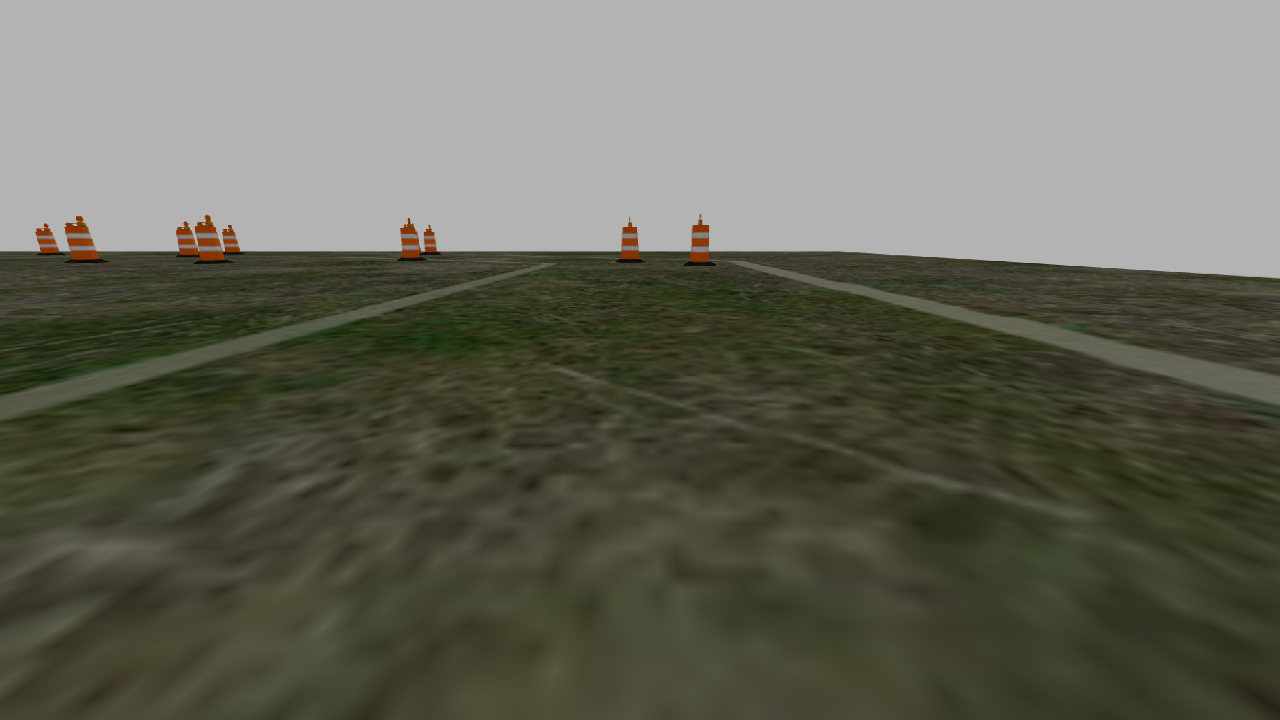
#> input picture src/ugv_bot/Scripts/test_img.png, 1280 x 720 px, found by its file name
$ python prespective_transform.py
#> lines starting #> are read from the running program, lines starting #| are printed output that depends on the picture; after the words box and inside, x2 and y2 are one past the last pixel; in counts of white or black regions, pixels touching at a corner belong together
#> further down, img is the input picture: shape (720, 1280, 4); mean B, G, R, A 92.2, 104.5, 104.5, 255
from __future__ import division, print_function
import os

import cv2
import numpy as np
import matplotlib.pyplot as plt

def rgba2rgb( rgba, background=(255,255,255) ):
#> called with background = (255, 255, 255)
    row, col, ch = rgba.shape
#> row = 720; col = 1280; ch = 4

    if ch == 3:
        return rgba

    assert ch == 4, 'RGBA image has 4 channels.'

    rgb = np.zeros( (row, col, 3), dtype='float32' )
    r, g, b, a = rgba[:,:,0], rgba[:,:,1], rgba[:,:,2], rgba[:,:,3]
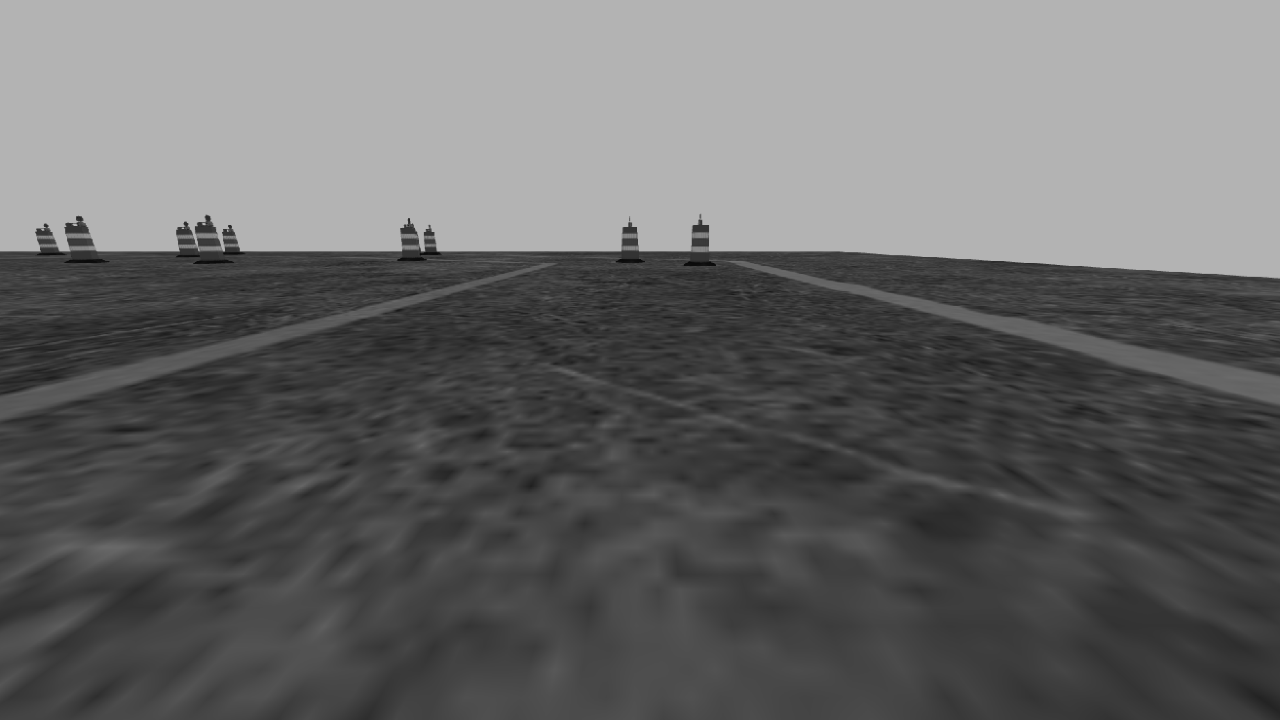
#> g: shape (720, 1280); min 10, max 179, mean 104.5
#> a: shape (720, 1280); every value is 255

    a = np.asarray( a, dtype='float32' ) / 255.0
#> a: shape (720, 1280) float32; every value is 1

    R, G, B = background

    rgb[:,:,0] = r * a + (1.0 - a) * R
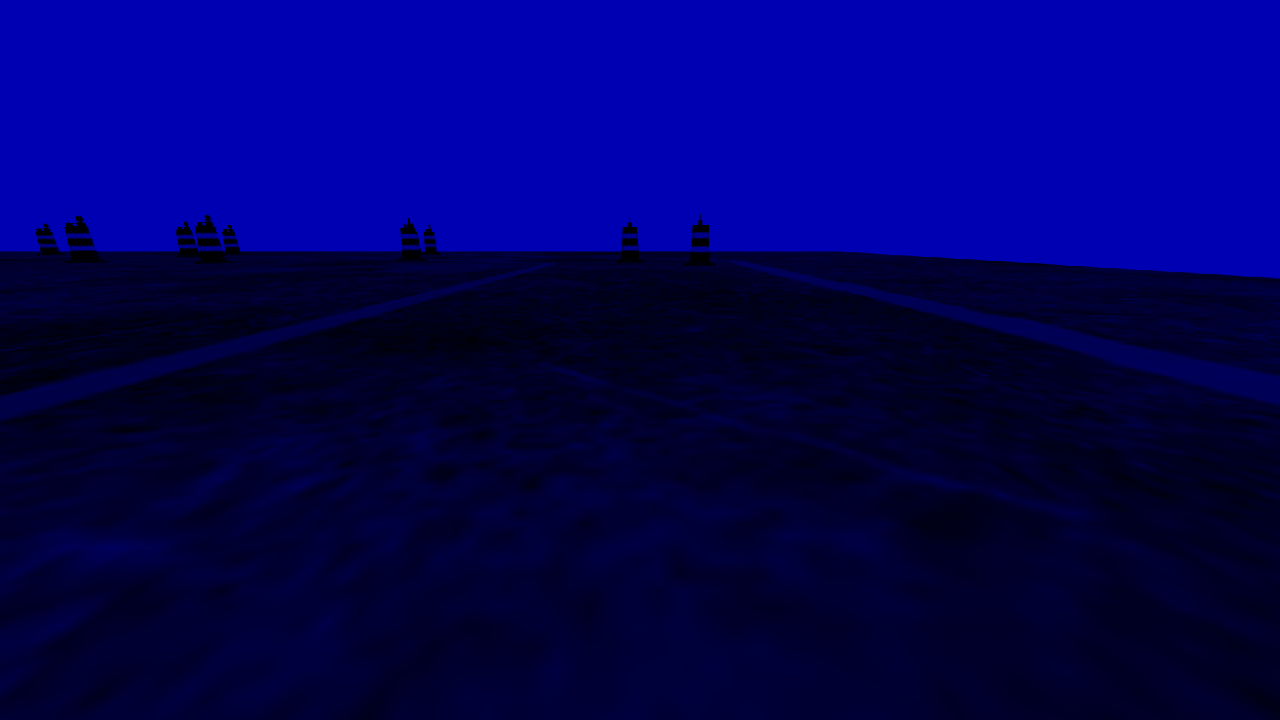
#> rgb: shape (720, 1280, 3) float32; mean of channels 0, 1, 2 92.4, 0, 0; drawn as B, G, R
    rgb[:,:,1] = g * a + (1.0 - a) * G
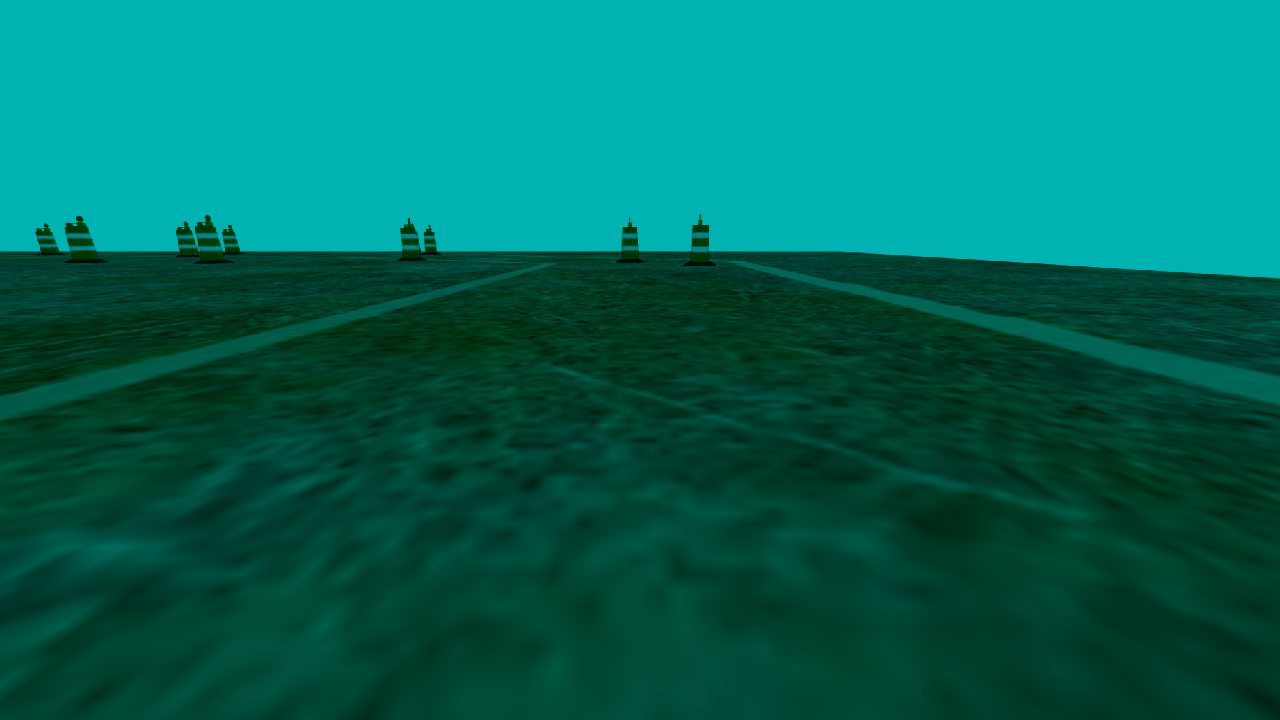
#> rgb: shape (720, 1280, 3) float32; mean of channels 0, 1, 2 92.4, 104.8, 0; drawn as B, G, R
    rgb[:,:,2] = b * a + (1.0 - a) * B

    return np.asarray( rgb, dtype='uint8' )


if __name__ == '__main__':
    img = cv2.imread(os.getcwd()+"/catkin_ws/src/ugv_bot/Scripts/test_img.png",cv2.IMREAD_UNCHANGED) # Read the test img
    img = rgba2rgb(img)

    IMAGE_H = img.shape[0]  # assuming 720
#> IMAGE_H = 720
    IMAGE_W = img.shape[1]  # assuming 1280
#> IMAGE_W = 1280

    ###########--Image--##########
    #[0,0]------->--------[W,0]
    #  |                    |
    #  ^                    v
    #  |                    |
    #[0,H]-------<-------[W,H]
    ##############################

    edges = np.array([[0, 0], [IMAGE_W, 0], [IMAGE_W, IMAGE_H], [0, IMAGE_H]])      #full image polygon

    stencil = np.zeros_like(img[:,:,0])
    polygon = np.array([[0, 275], [IMAGE_W, 275], [IMAGE_W, 400], [0, 400]])        # specify coordinates of the ROI polygon
    cv2.fillConvexPoly(stencil, polygon, 1)                                         # fill polygon with ones
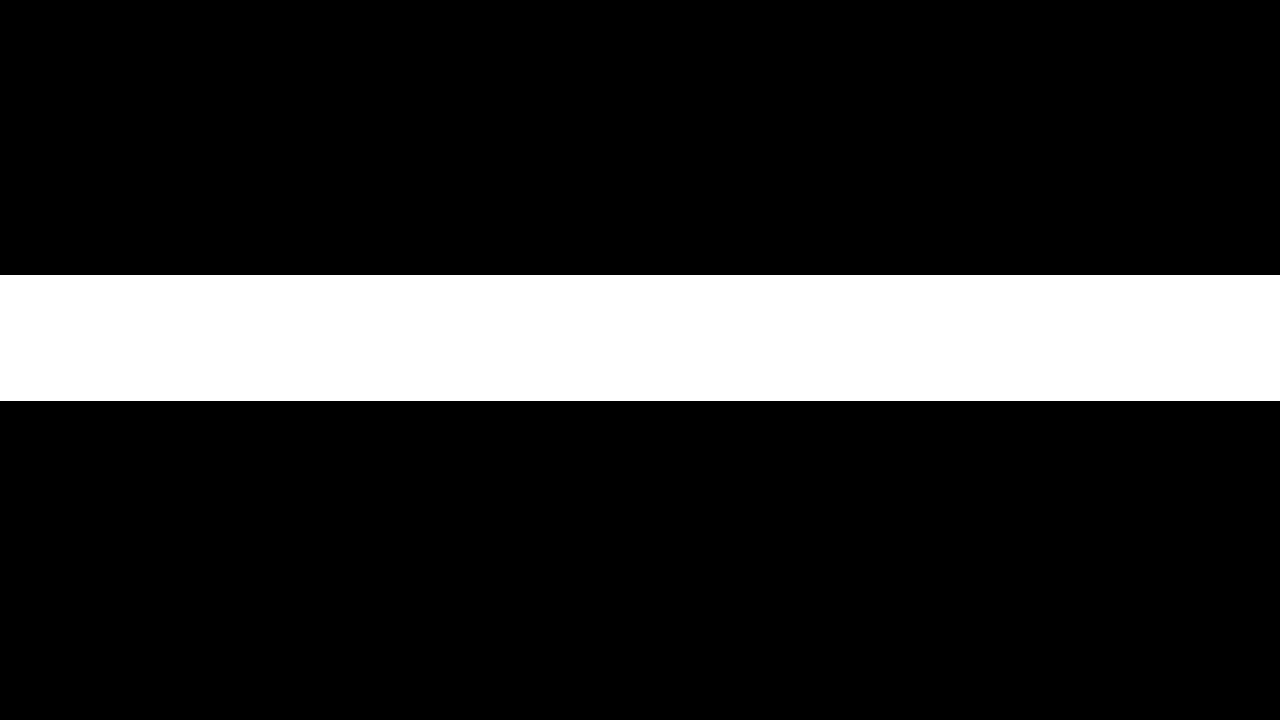
#> stencil: shape (720, 1280); values 0 (black) and 1 (white), 17.5% white; 1 white region, box (x1, y1, x2, y2) and area: (0, 275, 1280, 401) 161280
    masked_img = cv2.bitwise_and(img[:,:,:], img[:,:,:], mask=stencil)              # masking the image

    #----------------------------------
    # Transforming ROI
    a=500

    src = np.float32([[0, 275], [IMAGE_W, 275], [IMAGE_W, 400], [0, 400]])          #Source Polygon coordinates
    dst = np.float32([[0, 275], [IMAGE_W, 275], [IMAGE_W-a, 400], [a, 400]])        #Destination Polygon coordinates

    M = cv2.getPerspectiveTransform(src, dst)                                       # The prespective transformation matrix
    Minv = cv2.getPerspectiveTransform(dst, src)                                    # Inverse transformation matrix

    warped_img = cv2.warpPerspective(masked_img, M, (IMAGE_W, IMAGE_H))
    reconstructed_img = cv2.warpPerspective(warped_img,Minv,(IMAGE_W, IMAGE_H))
    #-----------------------------------

    cropped_img = warped_img[275:IMAGE_H, 0:IMAGE_W]
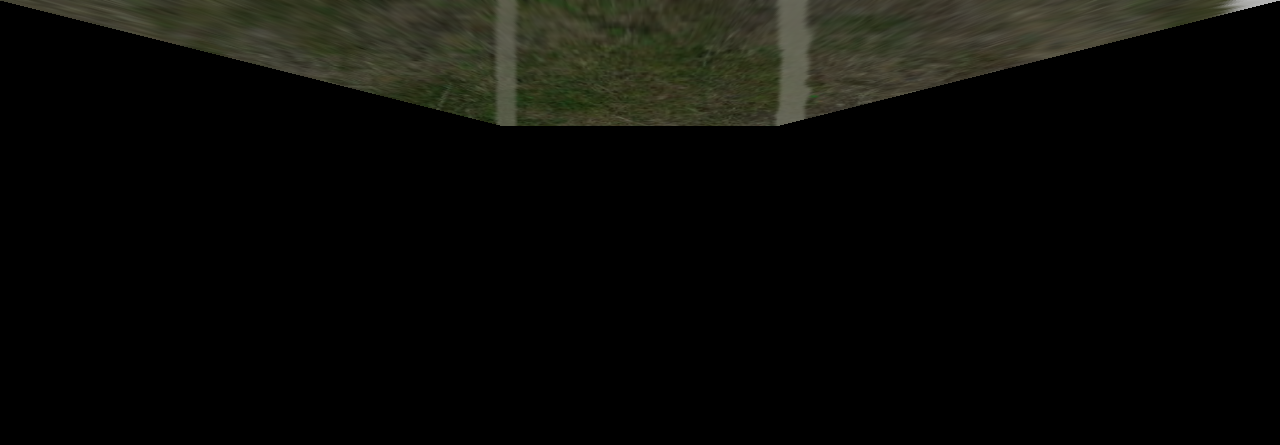
#> cropped_img: shape (445, 1280, 3); mean B, G, R 7.4, 10.7, 10.4

    # [12 lines of commented-out code are left out]

    cv2.imshow('masked_img', masked_img)    #masked
    cv2.imshow('warped_img', warped_img)    #wrapped

    #cv2.imshow('cropped_img', cropped_img)   #Cropped

    #cv2.imshow('reconstructed_img', reconstructed_img) #reconstructed


    cv2.waitKey(0)
    cv2.destroyAllWindows()


    # [13 lines of commented-out code are left out]
